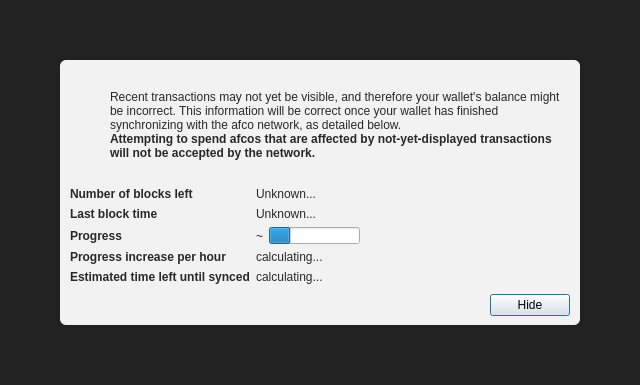
<?xml version="1.0" encoding="UTF-8"?>
<ui version="4.0">
 <class>ModalOverlay</class>
 <widget class="QWidget" name="ModalOverlay">
  <property name="geometry">
   <rect>
    <x>0</x>
    <y>0</y>
    <width>640</width>
    <height>385</height>
   </rect>
  </property>
  <property name="windowTitle">
   <string>Form</string>
  </property>
  <layout class="QVBoxLayout" name="verticalLayout" stretch="0">
   <property name="sizeConstraint">
    <enum>QLayout::SetDefaultConstraint</enum>
   </property>
   <property name="leftMargin">
    <number>0</number>
   </property>
   <property name="topMargin">
    <number>0</number>
   </property>
   <property name="rightMargin">
    <number>0</number>
   </property>
   <property name="bottomMargin">
    <number>0</number>
   </property>
   <item>
    <widget class="QWidget" name="bgWidget" native="true">
     <property name="styleSheet">
      <string notr="true">#bgWidget { background: rgba(0,0,0,220); }</string>
     </property>
     <layout class="QVBoxLayout" name="verticalLayoutMain" stretch="1">
      <property name="leftMargin">
       <number>60</number>
      </property>
      <property name="topMargin">
       <number>60</number>
      </property>
      <property name="rightMargin">
       <number>60</number>
      </property>
      <property name="bottomMargin">
       <number>60</number>
      </property>
      <item>
       <widget class="QWidget" name="contentWidget" native="true">
        <property name="styleSheet">
         <string notr="true">#contentWidget { background: rgba(255,255,255,240); border-radius: 6px; }

QLabel { color: rgb(40,40,40);  }</string>
        </property>
        <layout class="QVBoxLayout" name="verticalLayoutSub" stretch="1,0,0,0">
         <property name="spacing">
          <number>0</number>
         </property>
         <property name="leftMargin">
          <number>10</number>
         </property>
         <property name="topMargin">
          <number>10</number>
         </property>
         <property name="rightMargin">
          <number>10</number>
         </property>
         <property name="bottomMargin">
          <number>10</number>
         </property>
         <item>
          <layout class="QHBoxLayout" name="horizontalLayoutIconText" stretch="0,1">
           <property name="topMargin">
            <number>20</number>
           </property>
           <item>
            <layout class="QVBoxLayout" name="verticalLayoutIcon">
             <property name="leftMargin">
              <number>0</number>
             </property>
             <item>
              <widget class="QPushButton" name="warningIcon">
               <property name="enabled">
                <bool>false</bool>
               </property>
               <property name="text">
                <string/>
               </property>
               <property name="icon">
                <iconset>
                 <normaloff>:/icons/warning</normaloff>
                 <disabledoff>:/icons/warning</disabledoff>:/icons/warning</iconset>
               </property>
               <property name="iconSize">
                <size>
                 <width>48</width>
                 <height>48</height>
                </size>
               </property>
               <property name="flat">
                <bool>true</bool>
               </property>
              </widget>
             </item>
             <item>
              <spacer name="verticalSpacerWarningIcon">
               <property name="orientation">
                <enum>Qt::Vertical</enum>
               </property>
               <property name="sizeHint" stdset="0">
                <size>
                 <width>20</width>
                 <height>40</height>
                </size>
               </property>
              </spacer>
             </item>
            </layout>
           </item>
           <item>
            <layout class="QVBoxLayout" name="verticalLayoutInfoText">
             <property name="leftMargin">
              <number>0</number>
             </property>
             <property name="topMargin">
              <number>0</number>
             </property>
             <item>
              <widget class="QLabel" name="infoText">
               <property name="text">
                <string>Recent transactions may not yet be visible, and therefore your wallet's balance might be incorrect. This information will be correct once your wallet has finished synchronizing with the afco network, as detailed below.</string>
               </property>
               <property name="textFormat">
                <enum>Qt::RichText</enum>
               </property>
               <property name="wordWrap">
                <bool>true</bool>
               </property>
              </widget>
             </item>
             <item>
              <widget class="QLabel" name="infoTextStrong">
               <property name="font">
                <font>
                 <weight>75</weight>
                 <bold>true</bold>
                </font>
               </property>
               <property name="text">
                <string>Attempting to spend afcos that are affected by not-yet-displayed transactions will not be accepted by the network.</string>
               </property>
               <property name="textFormat">
                <enum>Qt::RichText</enum>
               </property>
               <property name="wordWrap">
                <bool>true</bool>
               </property>
              </widget>
             </item>
             <item>
              <spacer name="verticalSpacerInTextSpace">
               <property name="orientation">
                <enum>Qt::Vertical</enum>
               </property>
               <property name="sizeHint" stdset="0">
                <size>
                 <width>20</width>
                 <height>40</height>
                </size>
               </property>
              </spacer>
             </item>
            </layout>
           </item>
          </layout>
         </item>
         <item>
          <spacer name="verticalSpacerAfterText">
           <property name="orientation">
            <enum>Qt::Vertical</enum>
           </property>
           <property name="sizeHint" stdset="0">
            <size>
             <width>20</width>
             <height>40</height>
            </size>
           </property>
          </spacer>
         </item>
         <item>
          <layout class="QFormLayout" name="formLayout">
           <property name="fieldGrowthPolicy">
            <enum>QFormLayout::FieldsStayAtSizeHint</enum>
           </property>
           <property name="horizontalSpacing">
            <number>6</number>
           </property>
           <property name="verticalSpacing">
            <number>6</number>
           </property>
           <property name="topMargin">
            <number>10</number>
           </property>
           <item row="0" column="0">
            <widget class="QLabel" name="labelNumberOfBlocksLeft">
             <property name="font">
              <font>
               <weight>75</weight>
               <bold>true</bold>
              </font>
             </property>
             <property name="text">
              <string>Number of blocks left</string>
             </property>
            </widget>
           </item>
           <item row="0" column="1">
            <widget class="QLabel" name="numberOfBlocksLeft">
             <property name="text">
              <string>Unknown...</string>
             </property>
            </widget>
           </item>
           <item row="1" column="0">
            <widget class="QLabel" name="labelLastBlockTime">
             <property name="font">
              <font>
               <weight>75</weight>
               <bold>true</bold>
              </font>
             </property>
             <property name="text">
              <string>Last block time</string>
             </property>
            </widget>
           </item>
           <item row="1" column="1">
            <widget class="QLabel" name="newestBlockDate">
             <property name="sizePolicy">
              <sizepolicy hsizetype="Maximum" vsizetype="Preferred">
               <horstretch>0</horstretch>
               <verstretch>0</verstretch>
              </sizepolicy>
             </property>
             <property name="text">
              <string>Unknown...</string>
             </property>
            </widget>
           </item>
           <item row="2" column="0">
            <widget class="QLabel" name="labelSyncDone">
             <property name="font">
              <font>
               <weight>75</weight>
               <bold>true</bold>
              </font>
             </property>
             <property name="text">
              <string>Progress</string>
             </property>
            </widget>
           </item>
           <item row="2" column="1">
            <layout class="QHBoxLayout" name="horizontalLayoutSync" stretch="0,1">
             <item>
              <widget class="QLabel" name="percentageProgress">
               <property name="text">
                <string notr="true">~</string>
               </property>
              </widget>
             </item>
             <item>
              <widget class="QProgressBar" name="progressBar">
               <property name="value">
                <number>24</number>
               </property>
               <property name="format">
                <string/>
               </property>
              </widget>
             </item>
            </layout>
           </item>
           <item row="4" column="0">
            <widget class="QLabel" name="labelProgressIncrease">
             <property name="font">
              <font>
               <weight>75</weight>
               <bold>true</bold>
              </font>
             </property>
             <property name="text">
              <string>Progress increase per hour</string>
             </property>
            </widget>
           </item>
           <item row="4" column="1">
            <widget class="QLabel" name="progressIncreasePerH">
             <property name="text">
              <string>calculating...</string>
             </property>
            </widget>
           </item>
           <item row="5" column="0">
            <widget class="QLabel" name="labelEstimatedTimeLeft">
             <property name="font">
              <font>
               <weight>75</weight>
               <bold>true</bold>
              </font>
             </property>
             <property name="text">
              <string>Estimated time left until synced</string>
             </property>
            </widget>
           </item>
           <item row="5" column="1">
            <widget class="QLabel" name="expectedTimeLeft">
             <property name="text">
              <string>calculating...</string>
             </property>
            </widget>
           </item>
          </layout>
         </item>
         <item>
          <layout class="QHBoxLayout" name="horizontalLayoutButtons">
           <property name="leftMargin">
            <number>10</number>
           </property>
           <property name="topMargin">
            <number>10</number>
           </property>
           <item>
            <spacer name="horizontalSpacer">
             <property name="orientation">
              <enum>Qt::Horizontal</enum>
             </property>
             <property name="sizeHint" stdset="0">
              <size>
               <width>40</width>
               <height>20</height>
              </size>
             </property>
            </spacer>
           </item>
           <item>
            <widget class="QPushButton" name="closeButton">
             <property name="text">
              <string>Hide</string>
             </property>
             <property name="shortcut">
              <string>Esc</string>
             </property>
             <property name="focusPolicy">
              <enum>Qt::StrongFocus</enum>
             </property>
             <property name="default">
              <bool>true</bool>
             </property>
            </widget>
           </item>
          </layout>
         </item>
        </layout>
       </widget>
      </item>
     </layout>
    </widget>
   </item>
  </layout>
 </widget>
 <resources/>
 <connections/>
</ui>
